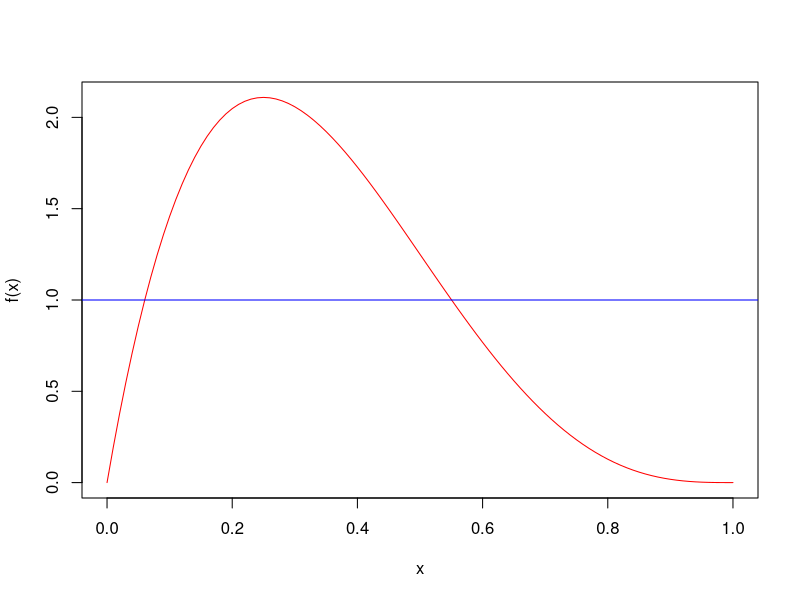
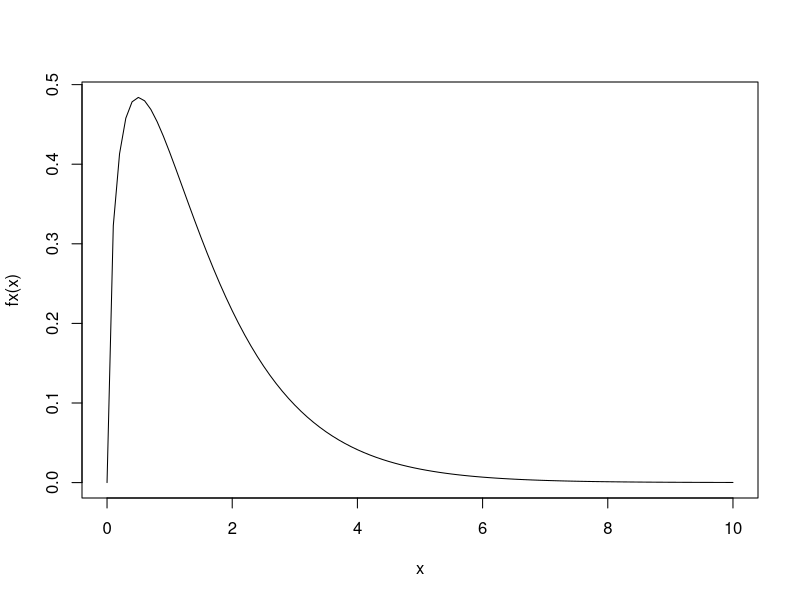
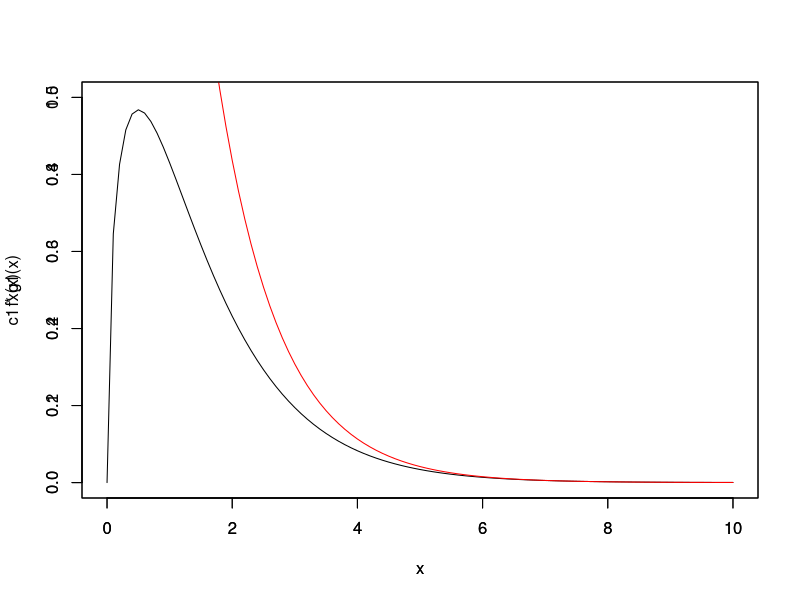
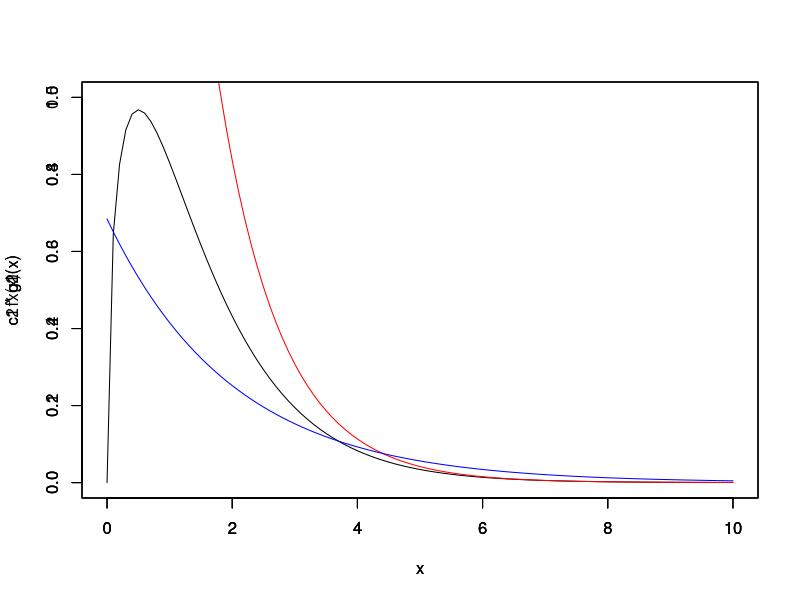

Source code (R) for these figures, in order:
# Metodo de aceptacion y rechazo caso continuo
fx <- function(x){
  return(20*x*(1-x)^3)
}
plot(seq(0,1,by=0.01),fx(seq(0,1,by=0.01)),type='l', col ='red',
ylab='f(x)',xlab='x')
abline(h=1, col='blue')

gx <- function(x){
  return(1)
}

# Cálculo de la constante c
optimize(f=function(x){fx(x)/gx(x)},interval=c(0,1),maximum = TRUE)

fx(0.25)

# Implementacion

dc <- function(){
  Y <- runif(1) # de la densidad g, podría ser exp, etc la que sea util
  U <- runif(1)
  c <- optimize(f=function(x){fx(x)/gx(x)},interval=c(0,1),maximum = TRUE)$objective
  if (U <=fx(Y)/(c*gx(Y))){
    return (Y)
  } else{
    return (NA)
  }
}

res <-replicate(1000,dc())
sum(is.na(res)) # Valores fallidos al generar la va
sum(!is.na(res)) # Valores validos de la distribución

# Aceptación y rechazo para ejercicio 5e

fx <- function(x){
  return((2/sqrt(pi)) * x^(1/2) * exp(-x))
}

x <- seq(0, 10, by = 0.1)
plot(x, fx(x), type = 'l')

# Función envolvente
g1 <- function(x){
  return(exp(-x))
}

# Hallar la constante
c1 <- optimize(f = function(x){ fx(x) / g1(x) }, interval = c(0, 30), maximum = TRUE)$objective

plot(x, fx(x), type = 'l', ylim = c(0, 0.5))
par(new = TRUE)
plot(x, c1 * g1(x), type = 'l', col = 'red', ylim = c(0, 1))

gamma_sim1 <- function(){
  # Generamos Y (corregido a -log para obtener valores positivos en el dominio [0, Inf))
  Y <- -log(runif(1))
  # Verificación
  if(runif(1) <= fx(Y) / (c1 * g1(Y))){
    return(Y)
  } else {
    return(NA)
  }
}

res <- replicate(1000, gamma_sim1())
length(res[is.na(res)])
length(res[!is.na(res)])


# Función envolvente
g2 <- function(x){
  return(0.5*exp(-0.5*x))
}

# Hallar la constante
c1 <- optimize(f = function(x){ fx(x) / g1(x) }, interval = c(0, 30), maximum = TRUE)$objective

c2 <- optimize(f = function(x){ fx(x) / g2(x) }, interval = c(0, 30), maximum = TRUE)$objective


plot(x, fx(x), type = 'l', ylim = c(0, 0.5))
par(new = TRUE)
plot(x, c1 * g1(x), type = 'l', col = 'red', ylim = c(0, 1))
par(new = TRUE)
plot(x, c2 * g2(x), type = 'l', col = 'blue', ylim = c(0, 1))

gamma_sim2 <- function(){
  # Generamos Y (corregido a -log para obtener valores positivos en el dominio [0, Inf))
  Y <- -2*log(runif(1))
  # Verificación
  if(runif(1) <= fx(Y) / (c2 * g2(Y))){
    return(Y)
  } else {
    return(NA)
  }
}

res <- replicate(10000, gamma_sim2())
length(res[is.na(res)])
length(res[!is.na(res)])



g3 <- function(x, lambda){
  return(lambda * exp(-lambda * x))
}

# 1. Función que calcula la constante c para un lambda dado
# (Maximiza f(x)/g(x) respecto a x)
calcular_c <- function(lambda) {
  opt_x <- optimize(f = function(x) { fx(x) / g3(x, lambda) }, 
                    interval = c(0.001, 30), 
                    maximum = TRUE)
  return(opt_x$objective) # Devuelve el valor máximo (la constante c)
}

# 2. Encontrar el lambda que MINIMIZA esa constante c 
# (optimize por defecto hace minimización si no pones maximum = TRUE)
opt_lambda <- optimize(f = calcular_c, interval = c(0.1, 5))$minimum

# 3. Obtener el c óptimo (c3) y el lambda óptimo
lambda_optimo <- opt_lambda
c3 <- calcular_c(lambda_optimo)

gamma_sim3 <- function() {
  # 1. Generar Y desde la exponencial con lambda_optimo (transformada inversa)
  U1 <- runif(1)
  Y <- -log(U1) / lambda_optimo
  
  # 2. Verificación de aceptación/rechazo
  U2 <- runif(1)
  if (U2 <= fx(Y) / (c3 * g3(Y, lambda_optimo))) {
    return(Y)
  } else {
    return(NA)
  }
}

cat("Lambda óptimo:", lambda_optimo, "\n")
cat("Constante c3 óptima:", c3, "\n")

# Probamos la simulación con 1000 iteraciones
res3 <- replicate(1000, gamma_sim3())

# Cuántos se aceptaron vs rechazaron
cat("Aceptados:", length(res3[!is.na(res3)]), "\n")
cat("Rechazados:", length(res3[is.na(res3)]), "\n")

# Ejemplo 5f 
# Simulacion de Variables normales
normal_sim <- function(){
  Y1 <- -log(runif(1))
  Y2 <- -log(runif(1))
  aux <- Y2 - (Y1-1)^2/2
  if(aux > 0){
    U <- runif(1)
    if(U<=0.5){
      return(Y1)
    } else{
      return(-Y1)
    }
  }else{
    return(NA)
  }
}
res <- replicate(100000,normal_sim())
length(res[is.na(res)])
length(res[!is.na(res)])

mean(res[!is.na(res)])
sd(res[!is.na(res)])

# Metodo polar normales

normal_polar <- function(){
  V1 <- 2*runif(1)-1
  V2 <- 2*runif(1)-1
  S <- V1^2 +V2^2
  if(S<=1){
    X <- sqrt((-2*log(S))/S)*V1
    Y <- sqrt((-2*log(S))/S)*V2
    return(c(NA,NA))
  } else {
    return(c(NA,NA))
  }
}
res <- replicate(10000,normal_polar())
